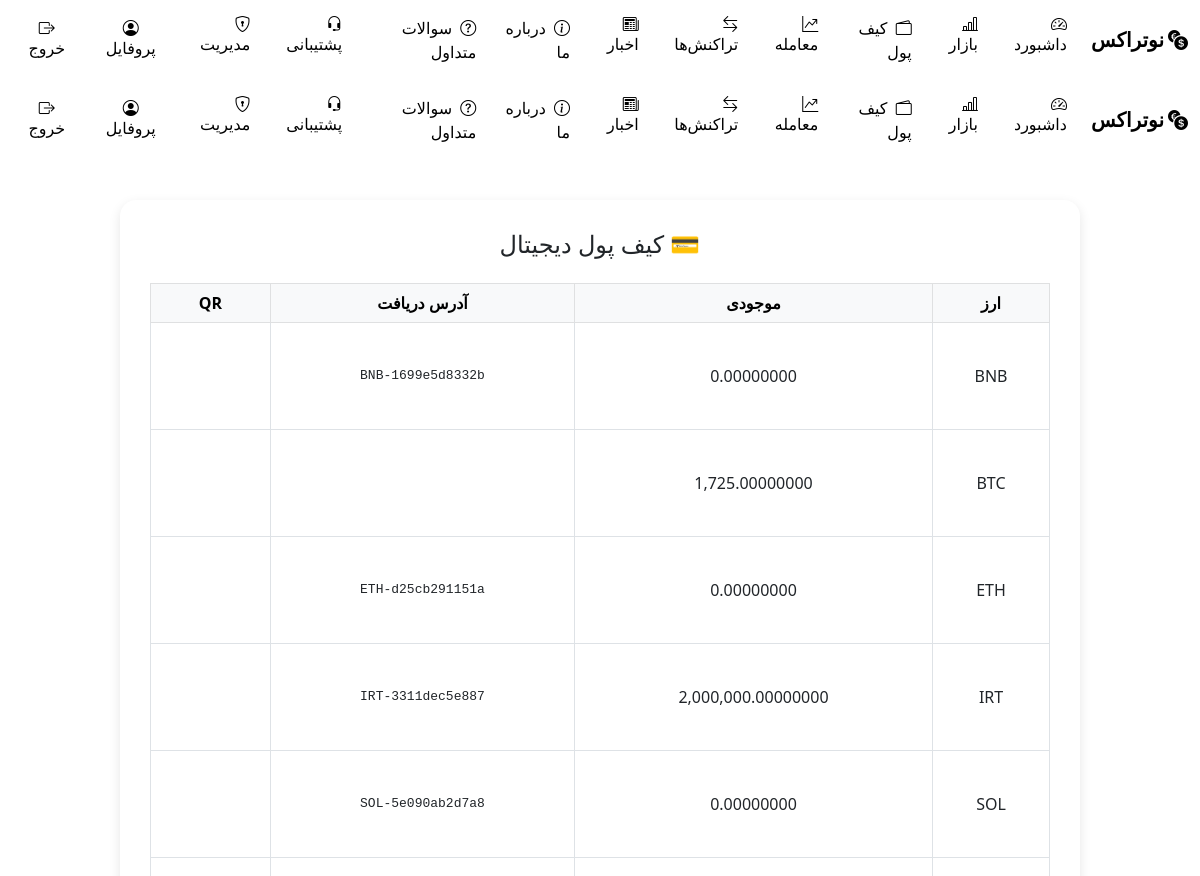
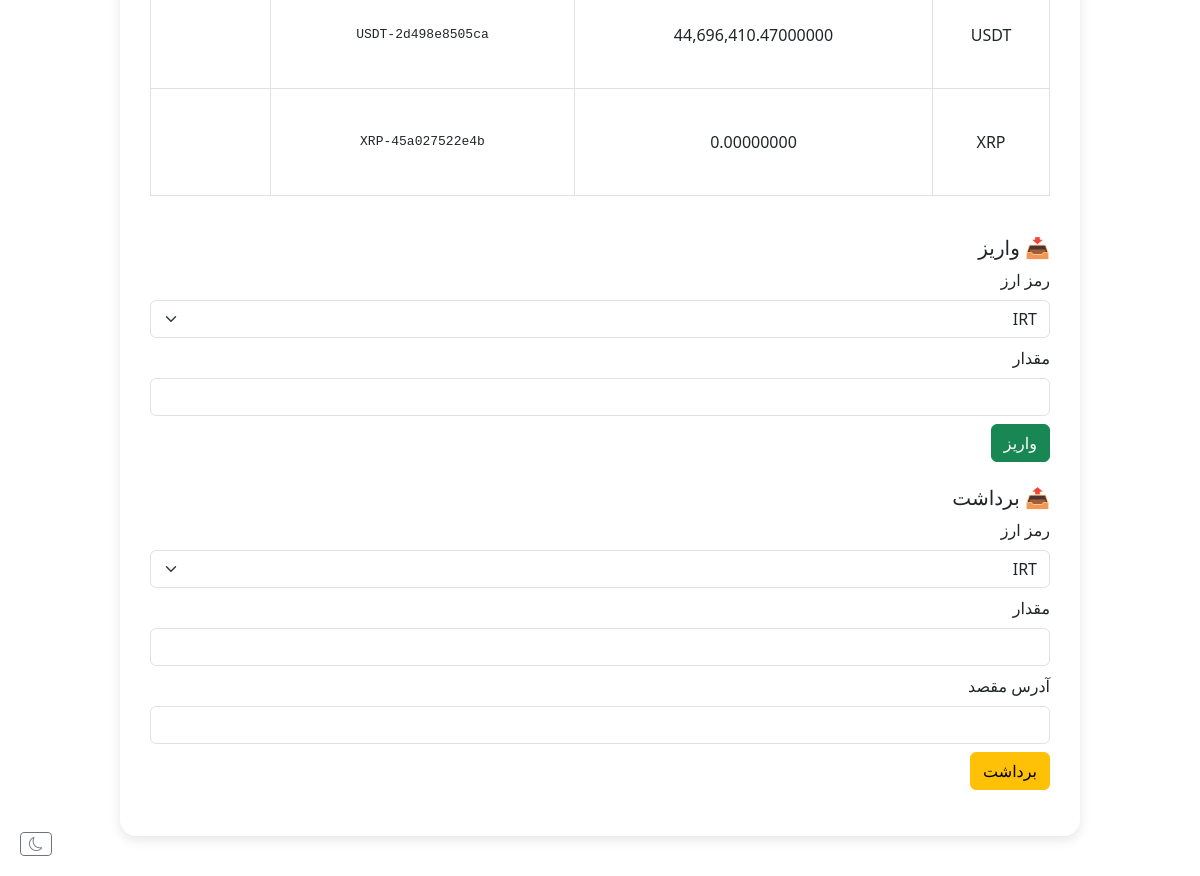
Screenshot of /notraxex/app/views/wallet/index.php (signed in) with the database file from the repository (2 pictures, top to bottom).
### tables this page shows
CREATE TABLE `wallets` (
  `id` int(11) NOT NULL,
  `user_id` int(11) NOT NULL,
  `balance` decimal(20,8) DEFAULT 0.00000000,
  `updated_at` timestamp NOT NULL DEFAULT current_timestamp() ON UPDATE current_timestamp(),
  `currency` varchar(10) DEFAULT NULL,
  `address` varchar(255) DEFAULT NULL
);

### notraxex/app/views/wallet/index.php (the view, shortened to what this page needs)
<?php require_once __DIR__ . '/../partials/header.php'; ?>
<?php
$user_id = $_SESSION["user_id"];
$host = "localhost";
$user = "root";
$pass = "";
$dbname = "notrax";
$conn = new mysqli($host, $user, $pass, $dbname);
$wallets = $conn->query("SELECT * FROM wallets WHERE user_id = $user_id ORDER BY currency ASC");
?>
<!DOCTYPE html>
<html lang="fa" dir="rtl">
<head>
  <link href="https://cdn.jsdelivr.net/npm/bootstrap@5.3.0/dist/css/bootstrap.rtl.min.css" rel="stylesheet">
  <link rel="stylesheet" href="https://cdn.jsdelivr.net/npm/bootstrap-icons@1.10.5/font/bootstrap-icons.css">
</head>
<body class="">
  <?php include 'header.php'; ?>
<button id="darkToggle" class="btn btn-outline-secondary btn-sm btn-toggle"><i class="bi bi-moon"></i></button>
<div class="wallet-box">
  <h4 class="text-center mb-4">💳 کیف پول دیجیتال</h4>
  <?php if ($wallets->num_rows > 0): ?>
  <div class="table-responsive">
    <table class="table table-bordered align-middle text-center">
      <thead class="table-light">
        <tr><th>ارز</th><th>موجودی</th><th>آدرس دریافت</th><th style="width: 120px;">QR</th></tr>
      </thead>
      <tbody>
      <?php while ($w = $wallets->fetch_assoc()): ?>
        <tr>
          <td><?= $w["currency"] ?></td>
          <td><?= number_format($w["balance"], 8) ?></td>
          <td dir="ltr" style="font-family: monospace;"><?= $w["address"] ?></td>
          <td><div id="qr-<?= $w["currency"] ?>" class="qr-box"></div></td>
        </tr>
      <?php endwhile; ?>
      </tbody>
    </table>
  </div>
  <?php else: ?>
    <div class="alert alert-warning text-center">هیچ کیف پولی یافت نشد.</div>
  <?php endif; ?>
  <h5 class="mt-4">📥 واریز </h5>
  <form method="post" action="wallet.php">
    <div class="mb-2">
      <label class="form-label">رمز ارز</label>
      <select name="currency" class="form-select">
        <option value="IRT">IRT</option>
      </select>
    </div>
    <div class="mb-2">
      <label class="form-label">مقدار</label>
      <input type="number" name="amount" step="0.0001" required class="form-control">
    </div>
    <button class="btn btn-success">واریز</button>
  </form>
  <h5 class="mt-4">📤 برداشت</h5>
  <form method="post" action="wallet.php">
    <div class="mb-2">
      <label class="form-label">رمز ارز</label>
      <select name="currency" class="form-select">
        <option value="BTC">IRT</option>
      </select>
    </div>
    <div class="mb-2">
      <label class="form-label">مقدار</label>
      <input type="number" name="amount" step="0.0001" required class="form-control">
    </div>
    <div class="mb-2">
      <label class="form-label">آدرس مقصد</label>
      <input type="text" name="address" required class="form-control">
    </div>
    <button class="btn btn-warning">برداشت</button>
  </form>
</div>
</body>
</html>

### notraxex/app/views/wallet/index.php (style rules this page uses)
.wallet-box { max-width: 960px; margin: 40px auto; padding: 30px; border-radius: 16px; box-shadow: 0 4px 12px rgba(0,0,0,0.1); background: #fff; }
.qr-box { width: 90px; height: 90px; margin: auto; }
td { vertical-align: middle !important; }
.table td, .table th { text-align: center; }
.btn-toggle { position: fixed; left: 20px; bottom: 20px; z-index: 999; }

### rows the page displays
wallets: currency "BNB", balance "0.00000000", address "BNB-1699e5d8332b"
wallets: currency "BTC", balance "1,725.00000000"
wallets: currency "ETH", balance "0.00000000", address "ETH-d25cb291151a"
wallets: currency "IRT", balance "2,000,000.00000000", address "IRT-3311dec5e887"
wallets: currency "SOL", balance "0.00000000", address "SOL-5e090ab2d7a8"
wallets: currency "USDT", balance "44,696,410.47000000", address "USDT-2d498e8505ca"
wallets: currency "XRP", balance "0.00000000", address "XRP-45a027522e4b"
